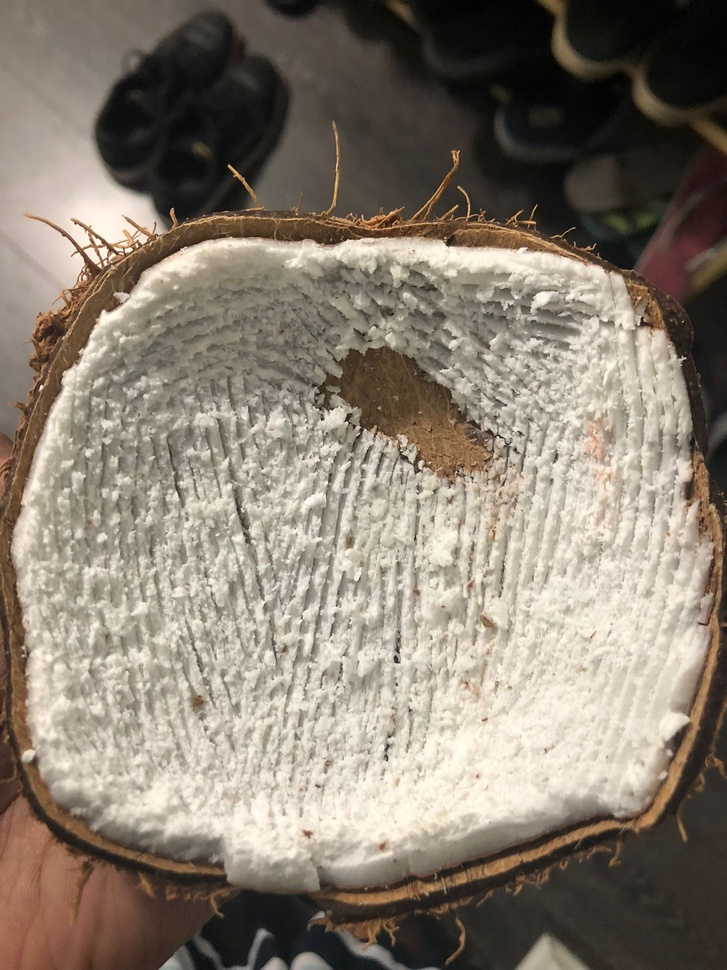
#> input picture coconuts/1.jpeg, 727 x 970 px, shrunk from 1536 x 2048 before the run
$ python bgclear.py
#> lines starting #> are read from the running program, lines starting #| are printed output that depends on the picture; after the words box and inside, x2 and y2 are one past the last pixel; in counts of white or black regions, pixels touching at a corner belong together
import cv2
import numpy as np

# Read image
img = cv2.imread('coconuts/1.jpeg')
#> img is the input picture: shape (970, 727, 3); mean B, G, R 113, 126.3, 136.8
hh, ww = img.shape[:2]
#> hh = 970; ww = 727

# threshold on white
# Define lower and uppper limits
lower = np.array([200, 200, 200])
upper = np.array([255, 255, 255])

# Create mask to only select black
thresh = cv2.inRange(img, lower, upper)
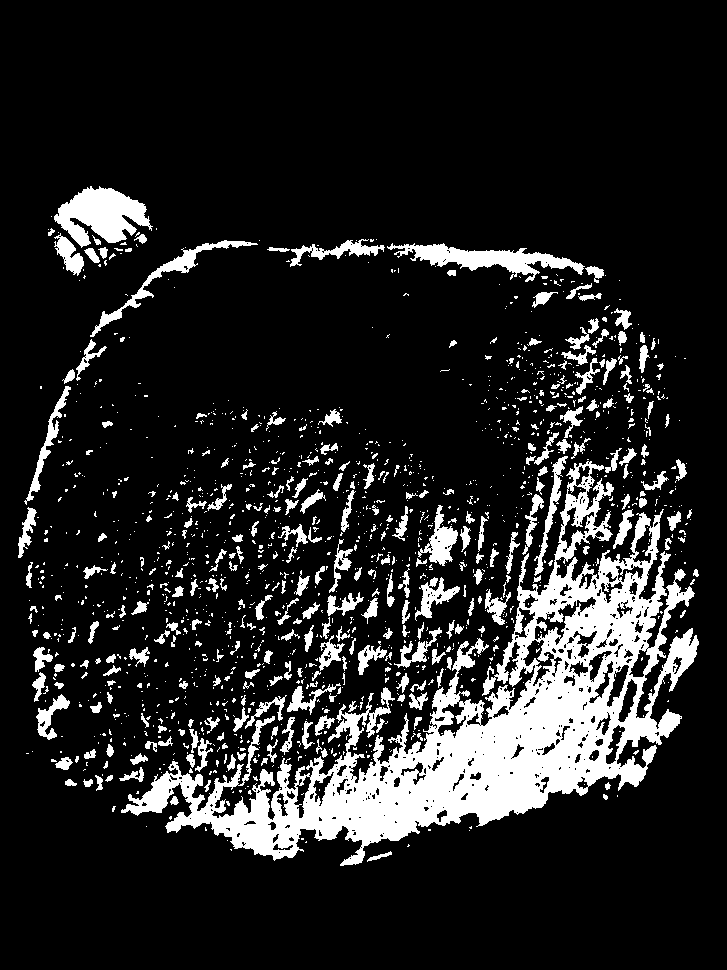
#> thresh: shape (970, 727); 14.1% white; 1505 white regions (1188 under 20 px), largest, box (x1, y1, x2, y2) and area: (121, 461, 699, 866) 57319, (54, 186, 153, 248) 3462, (387, 243, 585, 282) 2804

# apply morphology
kernel = cv2.getStructuringElement(cv2.MORPH_ELLIPSE, (20,20))
morph = cv2.morphologyEx(thresh, cv2.MORPH_CLOSE, kernel)
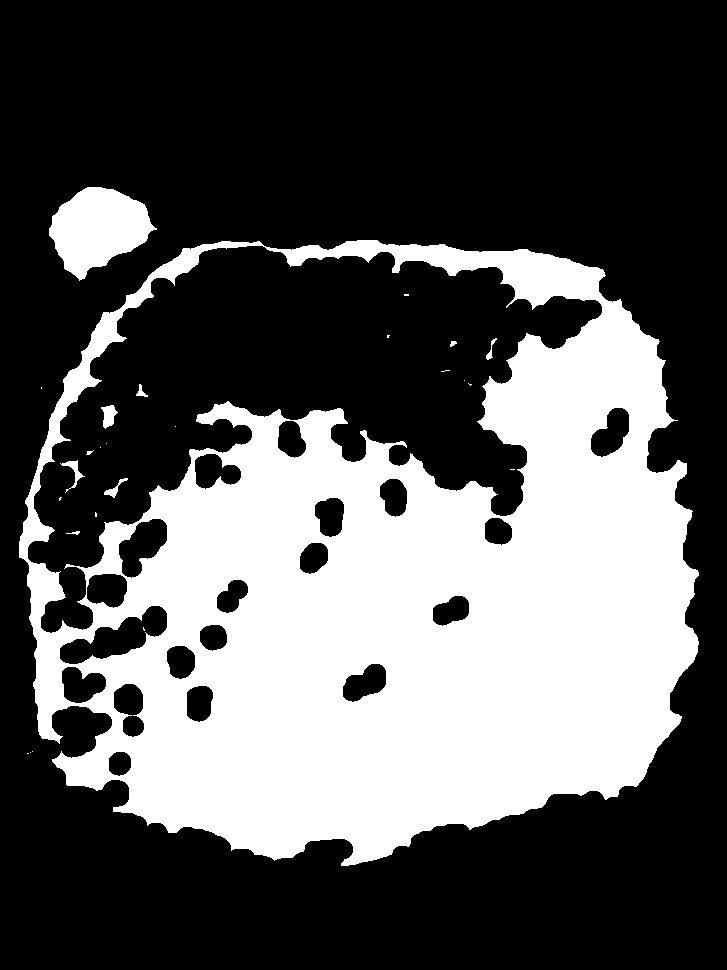
#> morph: shape (970, 727); 34.1% white; 26 white regions (16 under 20 px), largest, box (x1, y1, x2, y2) and area: (19, 240, 699, 866) 233632, (49, 187, 157, 281) 6271, (101, 405, 118, 429) 243

# invert morp image
mask = 255 - morph

# apply mask to image
result = cv2.bitwise_and(img, img, mask=mask)
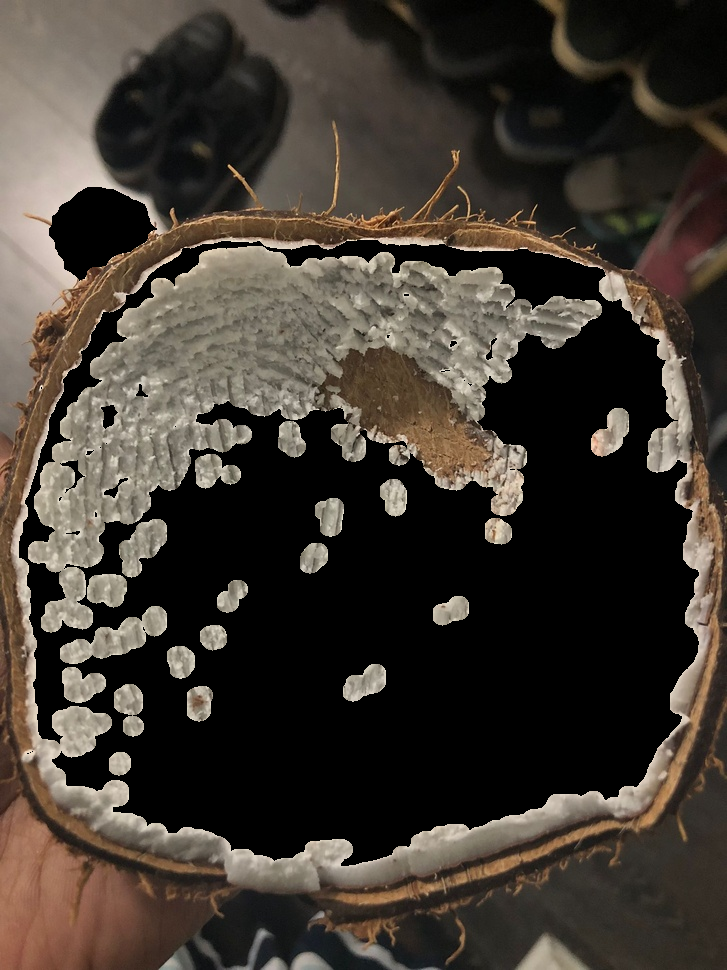
#> result: shape (970, 727, 3); mean B, G, R 49.6, 57.4, 64.7


# save results
cv2.imwrite('pills_thresh.jpg', thresh)
cv2.imwrite('pills_morph.jpg', morph)
cv2.imwrite('pills_mask.jpg', mask)
cv2.imwrite('pills_result.jpg', result)

# cv2.imshow('thresh', thresh)
# cv2.imshow('morph', morph)
cv2.imshow('mask', mask)
# cv2.imshow('result', result)
cv2.waitKey(0)
cv2.destroyAllWindows()

$ run again, with coconuts/10.jpeg copied over coconuts/1.jpeg
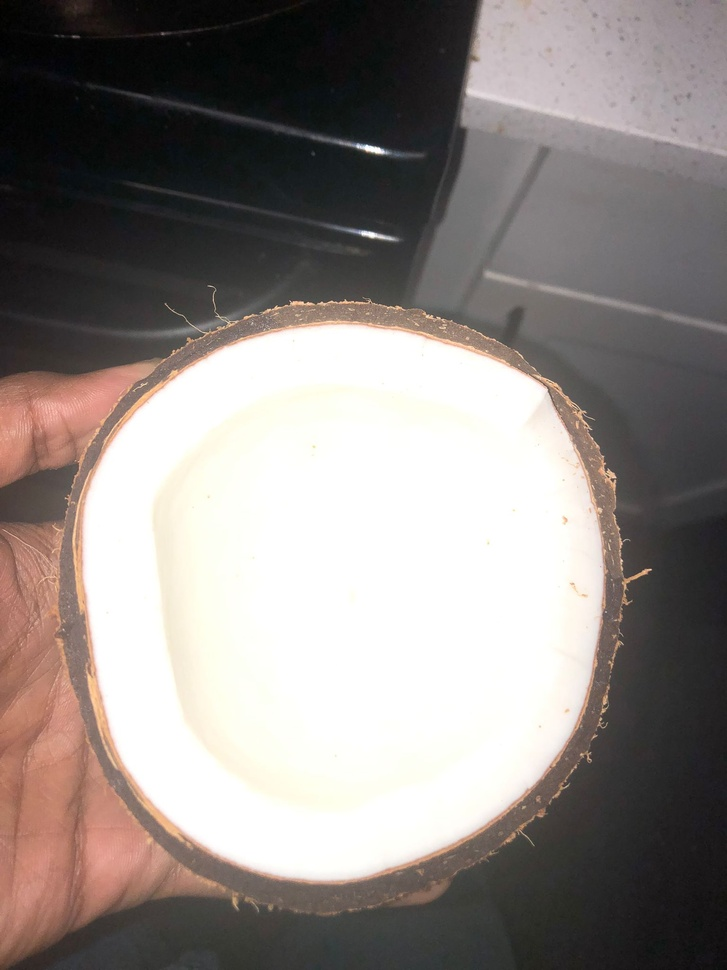
#> input picture coconuts/10.jpeg, 727 x 970 px, shrunk from 1536 x 2048 before the run
#> img is the input picture: shape (970, 727, 3); mean B, G, R 131.7, 135, 142.2
#> `thresh = cv2.inRange(img, lower, upper)`:
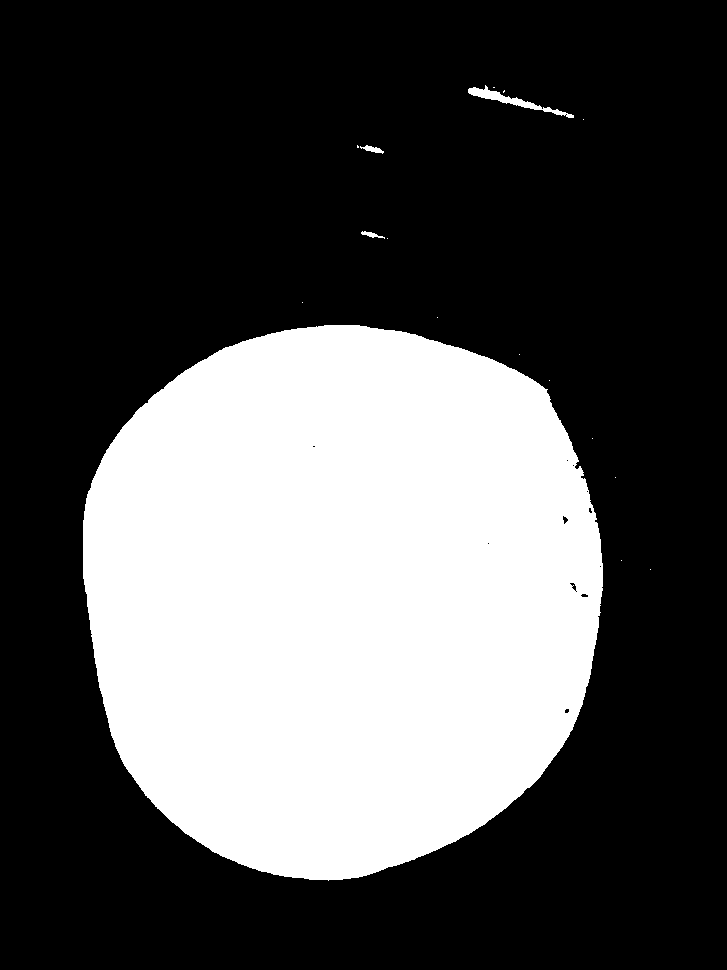
#> thresh: shape (970, 727); 33% white; 17 white regions (13 under 20 px), largest, box (x1, y1, x2, y2) and area: (83, 325, 603, 881) 231890, (468, 85, 574, 118) 667, (360, 145, 384, 154) 99, (361, 231, 385, 239) 78
#> morph: shape (970, 727); 33.1% white; 4 white regions, box (x1, y1, x2, y2) and area: (84, 326, 605, 881) 232099, (469, 86, 576, 118) 797, (358, 146, 384, 154) 111, (362, 232, 388, 239) 82
#> `result = cv2.bitwise_and(img, img, mask=mask)`:
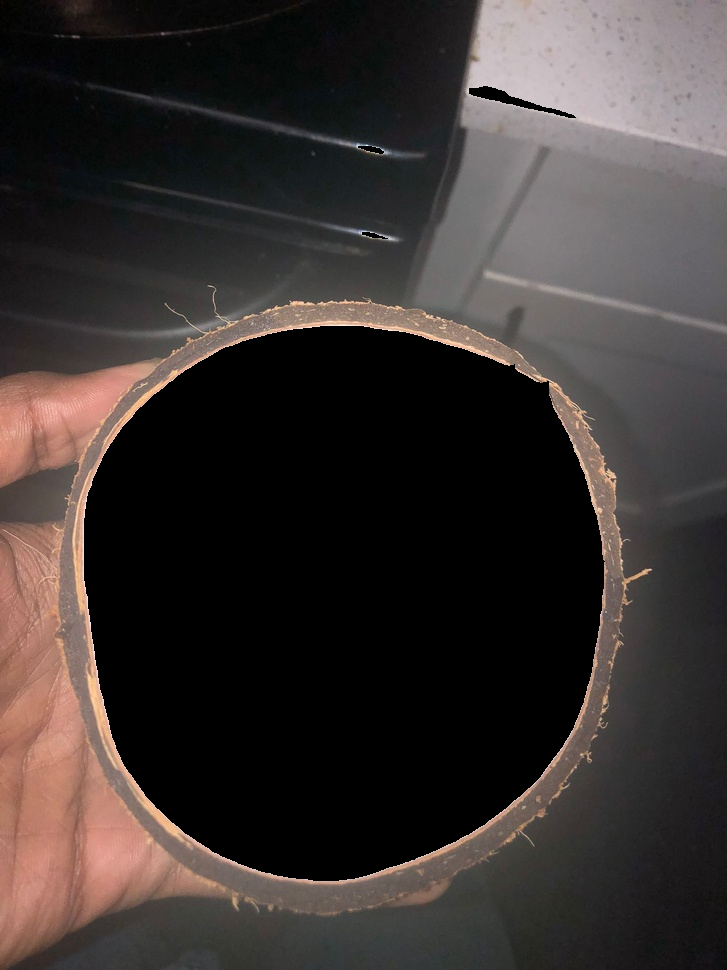
#> result: shape (970, 727, 3); mean B, G, R 49.4, 51.5, 58.3

$ run again, with coconuts/11.jpeg copied over coconuts/1.jpeg
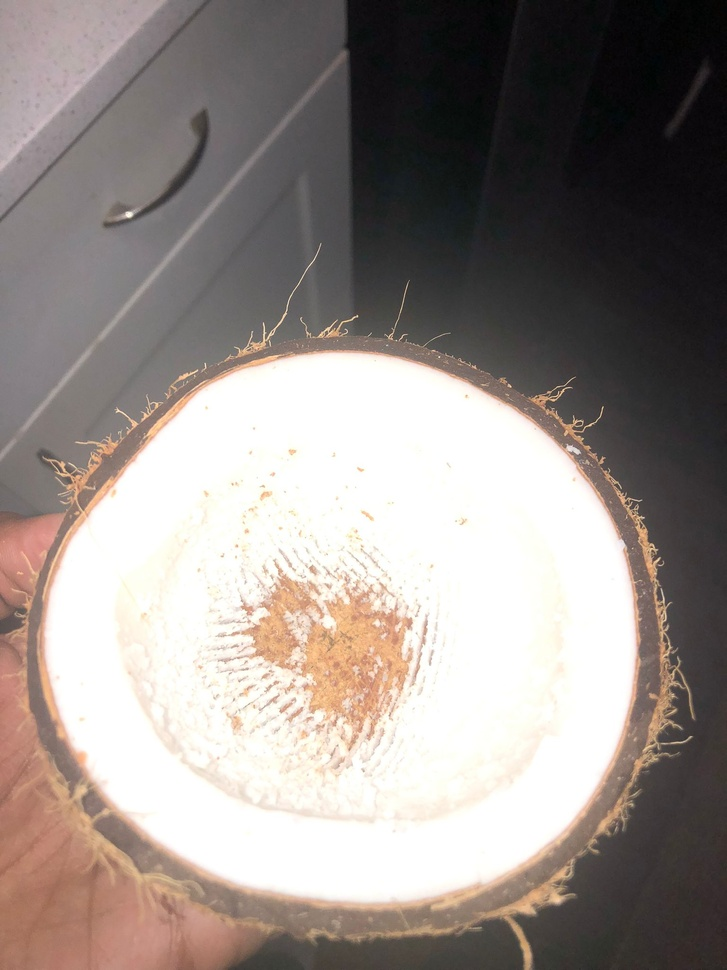
#> input picture coconuts/11.jpeg, 727 x 970 px, shrunk from 1536 x 2048 before the run
#> img is the input picture: shape (970, 727, 3); mean B, G, R 137.4, 141.9, 150.4
#> `thresh = cv2.inRange(img, lower, upper)`:
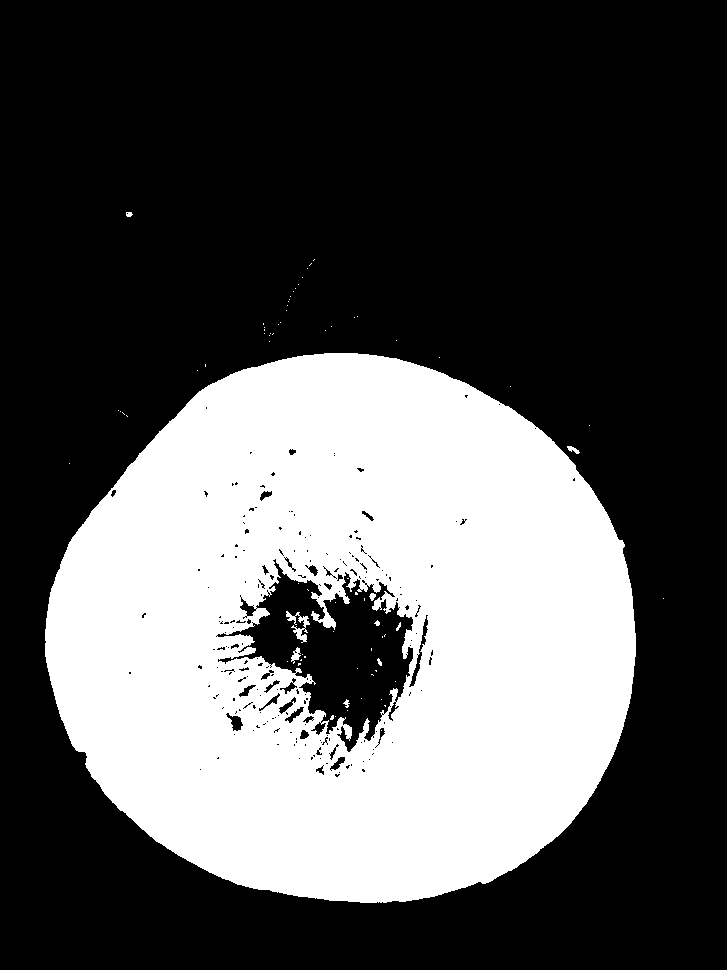
#> thresh: shape (970, 727); 33.3% white; 74 white regions (64 under 20 px), largest, box (x1, y1, x2, y2) and area: (45, 353, 636, 903) 234040, (286, 611, 310, 643) 272, (291, 647, 301, 664) 83
#> morph: shape (970, 727); 34.4% white; 17 white regions (12 under 20 px), largest, box (x1, y1, x2, y2) and area: (46, 354, 637, 904) 242237, (264, 322, 281, 340) 110, (371, 658, 382, 676) 51, (198, 365, 206, 375) 35, (127, 213, 133, 217) 20
#> `result = cv2.bitwise_and(img, img, mask=mask)`:
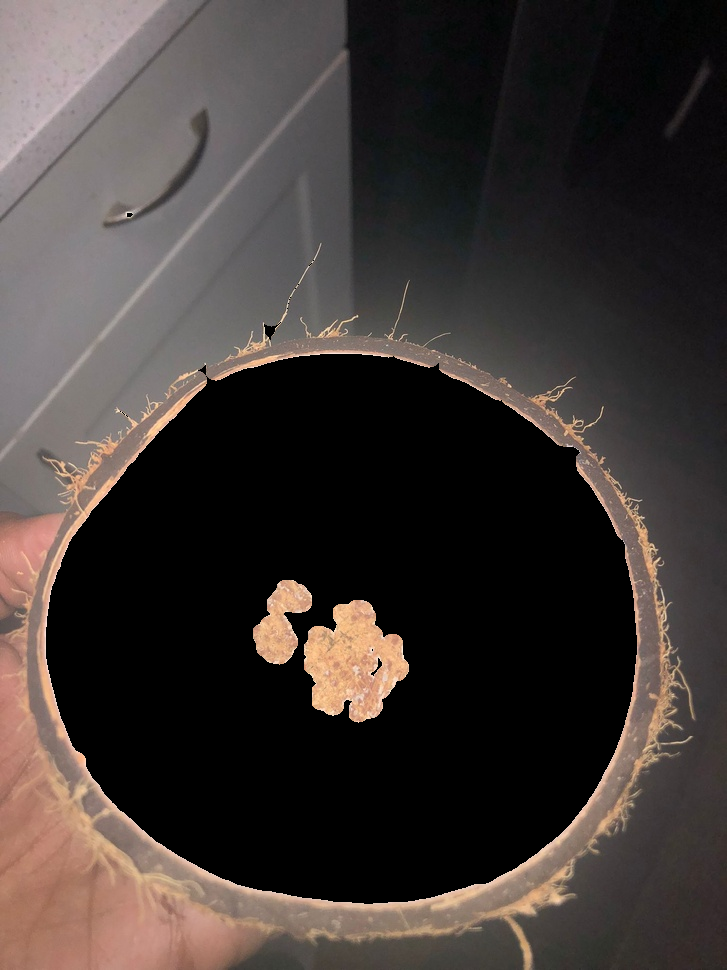
#> result: shape (970, 727, 3); mean B, G, R 53, 55.9, 63.5

$ run again, with coconuts/12.jpeg copied over coconuts/1.jpeg
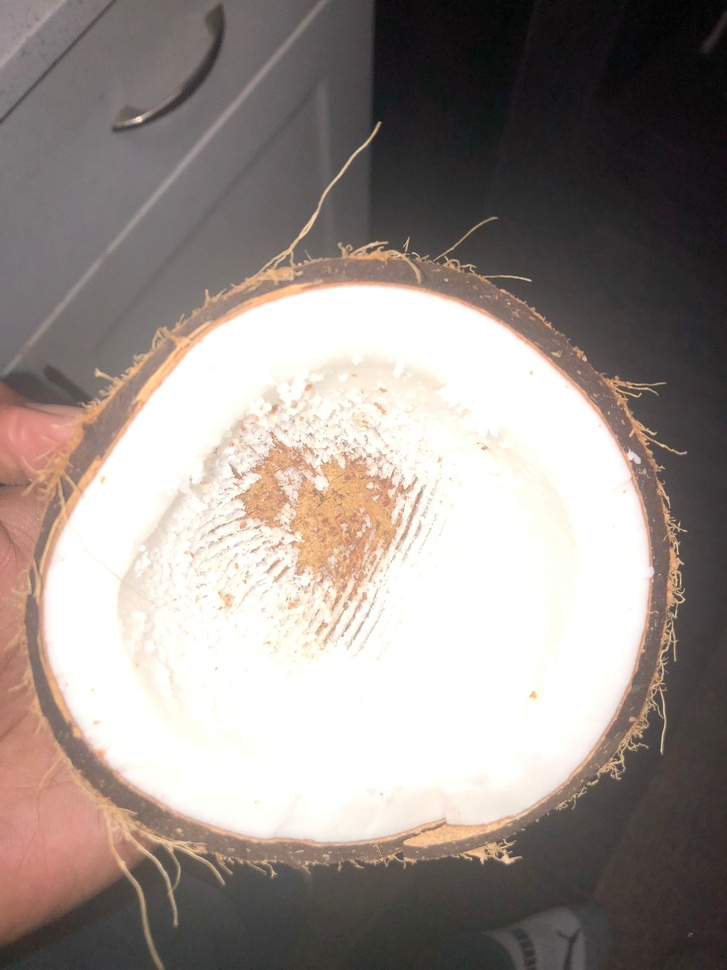
#> input picture coconuts/12.jpeg, 727 x 970 px, shrunk from 1536 x 2048 before the run
#> img is the input picture: shape (970, 727, 3); mean B, G, R 139.2, 144, 153.3
#> `thresh = cv2.inRange(img, lower, upper)`:
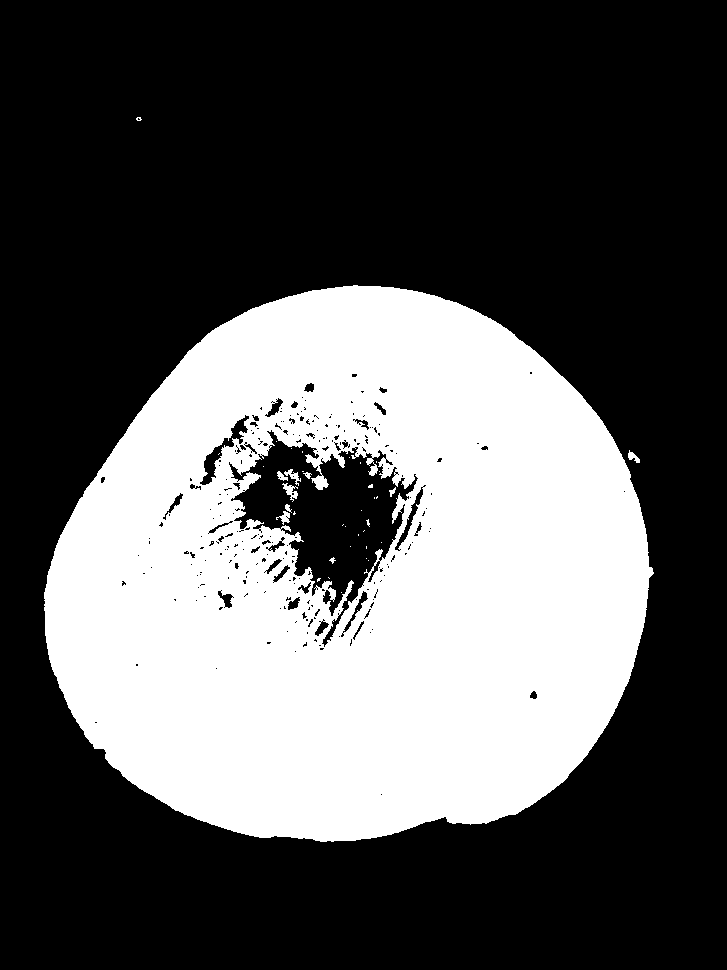
#> thresh: shape (970, 727); 34.4% white; 40 white regions (30 under 20 px), largest, box (x1, y1, x2, y2) and area: (44, 285, 654, 842) 241719, (282, 483, 298, 502) 130, (284, 469, 301, 486) 100
#> morph: shape (970, 727); 35.7% white; 4 white regions (2 under 20 px), largest, box (x1, y1, x2, y2) and area: (45, 286, 654, 842) 251419, (330, 558, 336, 564) 26
#> `result = cv2.bitwise_and(img, img, mask=mask)`:
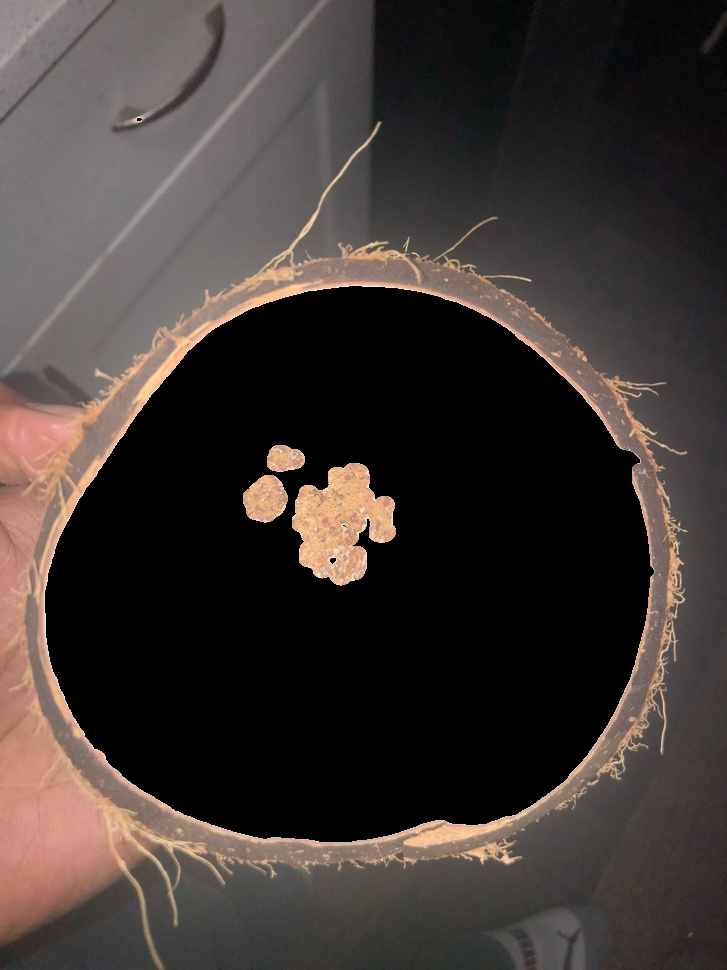
#> result: shape (970, 727, 3); mean B, G, R 52.2, 55.3, 63.4
